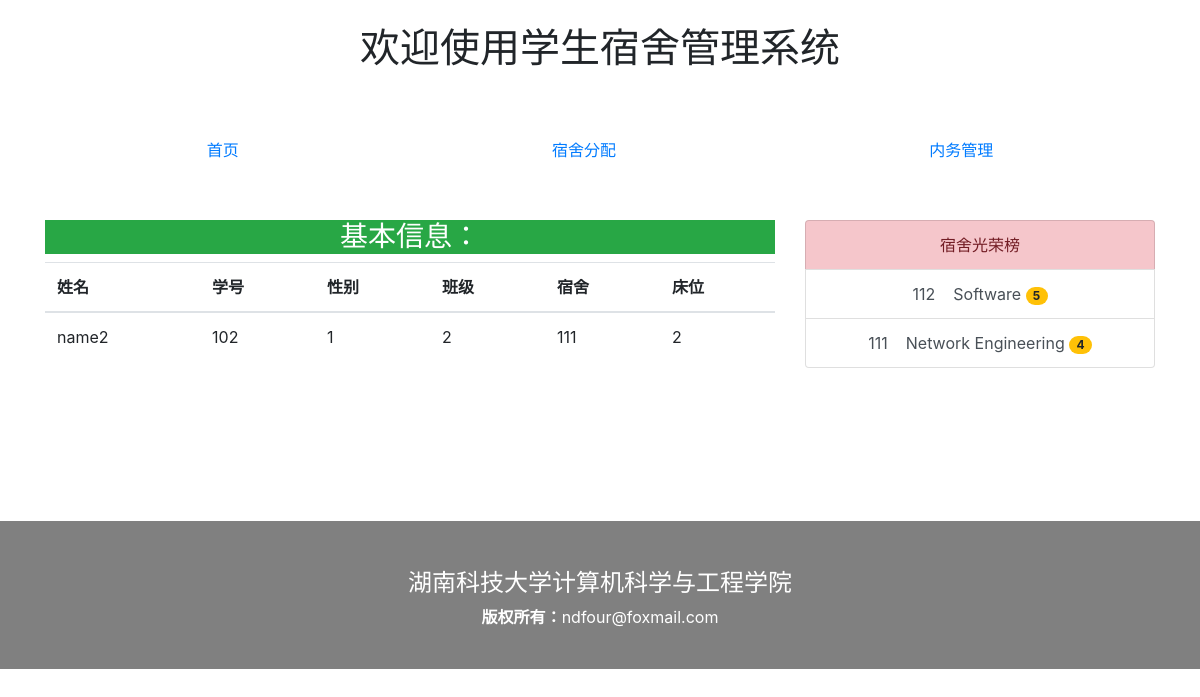
Page /manager/student/102/ on the committed database.
### manager/models.py (models this page shows, shortened)
class Student(models.Model):
    number = models.IntegerField('学号', blank=False)
    name = models.CharField('姓名', max_length=255)
    classNum = models.IntegerField('班级', blank=False)
    gender = models.IntegerField('性别', blank=False)
    dromitory = models.IntegerField('宿舍', blank=False, default=111)
    bed = models.IntegerField('床位', blank=False, default=1)

class Dormitory(models.Model):
    number = models.IntegerField('宿舍号', blank=False)
    stu_1 = models.ForeignKey(Student, on_delete=models.CASCADE, related_name='stu_1', blank=True)
    stu_2 = models.ForeignKey(Student, on_delete=models.CASCADE, related_name='stu_2', blank=True)
    stu_3 = models.ForeignKey(Student, on_delete=models.CASCADE, related_name='stu_3', blank=True)
    stu_4 = models.ForeignKey(Student, on_delete=models.CASCADE, related_name='stu_4', blank=True)
    star = models.IntegerField('内务评级')
    info = models.CharField('简介', max_length=255)
    gender = models.IntegerField('类别（男/女）', blank=False)
    waterFee = models.IntegerField('水费', blank=True, default=0)
    elecFee = models.IntegerField('电费', blank=True, default=0)
    isRepair = models.IntegerField('报修', blank=False, default=0)

### manager/views.py (the view)
# urls.py: path('student/<int:stu_number>/', views.student_detail, name='student_detail'),
def student_detail(request, stu_number):
    student = get_object_or_404(Student, number = stu_number)
    starList = Dormitory.objects.all().order_by("-star")
    context = {
        'student': student,
        'starList': starList,
        }
    return render(request, 'index_Student.html', context)

### manager/templates/index_Student.html (shortened to what this page needs)
<!doctype html>
<html lang="en">
  <head>
    <meata name="viewport" content="width=device-width, initial-scale=1, shrink-to-fit=no">
    <link rel="stylesheet" href="https://stackpath.bootstrapcdn.com/bootstrap/4.3.1/css/bootstrap.min.css">
  </head>
  <body>
  <div align="center">
  <br />
  <h1>
    欢迎使用学生宿舍管理系统
  </h1>
  <nav class="nav nav-pills nav-fill">
  <a class="nav-item nav-link" href="{% url 'manager_index' %}">首页</a>
  <a class="nav-item nav-link" href="../../../admin">宿舍分配</a>
  <a class="nav-item nav-link" href="../../../admin">内务管理</a>
</nav>
<div class="container">
<div class="row">
<div class="col-md-8">
  {% include 'studentDetail.html' %}
</div>
<div class="col-md-4">
  {% include 'starDormitory.html' %}
</div>
</div>
</div>
  </div>
</body>
<br />
<br />
<br />
<br />
{% include 'footer.html' %}
</html>

### manager/templates/studentDetail.html
<div align="center">
  <h3 class="bg-success" style="color:#fff">基本信息：</h3>
  <table class="table">
    <thead>
      <tr>
        <th scope="col">姓名</th>
        <th scope="col">学号</th>
        <th scope="col">性别</th>
        <th scope="col">班级</th>
        <th scope="col">宿舍</th>
        <th scope="col">床位</th>
      </tr>
    </thead>
    <tbody>
      <tr>
        <td>{{ student.name }}</td>
        <td>{{ student.number }}</td>
        <td>{{ student.gender }}</td>
        <td>{{ student.classNum }}</td>
	<td>{{ student.dromitory }}</td>
	<td>{{ student.bed }}</td>
      </tr>
    </tbody>
  </table>
</div>

### manager/templates/starDormitory.html
        <div class="list-group">
  <button type="button" class="list-group-item list-group-item-danger">
    宿舍光荣榜
  </button>
  {% for star in starList %}
  <a href="{% url 'dormitory_detail' star.number %}"<button type="button" class="list-group-item list-group-item-action">{{ star.number }} &nbsp&nbsp {{ star.info }}
<span class="badge badge-warning badge-pill"> {{ star.star }}</span>
  </button></a>
  {% endfor %}
</div>

### manager/templates/index_Student.html (style rules this page uses)
.nav { padding: 50px; }

### rows in the picture
Student: name "name2", number "102", gender "1", classNum "2", dromitory "111", bed "2"
Dormitory: number "112", info "Software", star "5"
Dormitory: number "111", info "Network Engineering", star "4"
